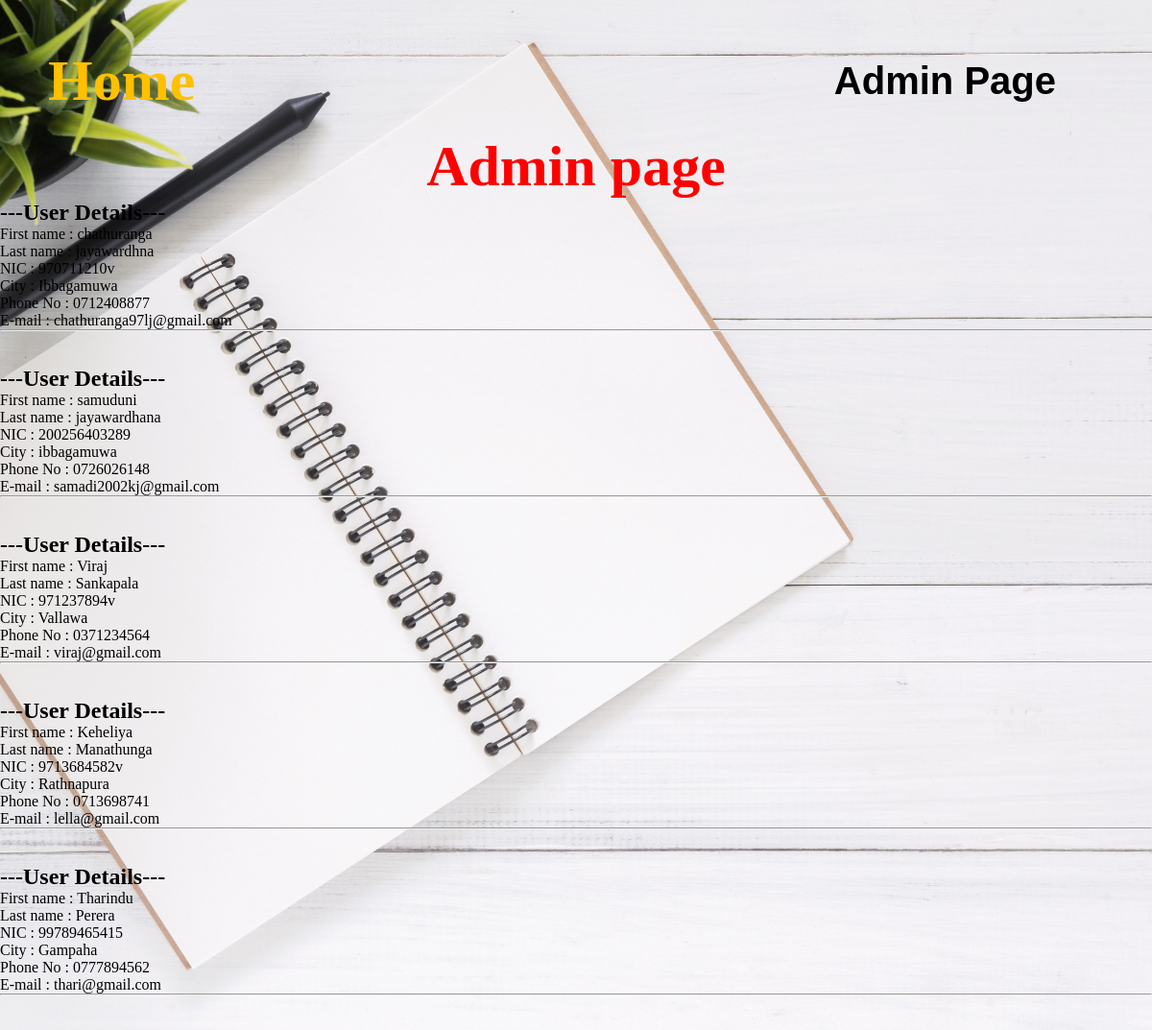
Page /member_list/m_list.php on the committed database.
### tables this page shows
CREATE TABLE IF NOT EXISTS `register` (
  `id` int NOT NULL AUTO_INCREMENT,
  `f_name` text NOT NULL,
  `l_name` text NOT NULL,
  `nic` varchar(20) NOT NULL,
  `city` text NOT NULL,
  `con_no` varchar(10) NOT NULL,
  `email` varchar(50) NOT NULL,
  `password` varchar(20) NOT NULL,
  `con_password` varchar(20) NOT NULL,
  PRIMARY KEY (`id`)
);

### member_list/m_list.php (the view, shortened to what this page needs)
<?php
$host = "localhost";
$user = "root";
$password = "";
$dbname = "test1";
$con = mysqli_connect($host, $user, $password, $dbname);
    $sql = "SELECT f_name, l_name, nic, city, con_no, email FROM register";
    $result = mysqli_query($con, $sql);
?>
<!DOCTYPE html>
<html lang="en">
<head>
    <link rel="stylesheet" href="m_list.css">
</head>
<body>
    <div class="full-page">
        <div class="navbar">
            <div>
                <a id='home' href="../home.php">Home</a>
            </div>
            <nav>
                <ul id="MenuItems">
                    <li><a>Admin Page</a></li>
                </ul>
            </nav>
        </div>
        <div id="heading">
            <h1>Admin page</h1>
        </div>
        <?php
        if (mysqli_num_rows($result) > 0) {
            while($row = mysqli_fetch_assoc($result)) {
                ?>
                <div>
                    <div id='details'>
                        <h2>---User Details---</h2>
                        <span>First name :</span> <?php echo $row['f_name']; ?><br>
                        <span>Last name :</span> <?php echo $row['l_name']; ?><br>
                        <span>NIC :</span> <?php echo $row['nic']; ?><br>
                        <span>City :</span> <?php echo $row['city']; ?><br>
                        <span>Phone No :</span> <?php echo $row['con_no']; ?><br>
                        <span>E-mail :</span> <?php echo $row['email']; ?><br><hr><br><br>
                    </div>
                </div>
                <?php
            }
          }
        ?>
    </div>
</body>
</html>

### member_list/m_list.css (style rules this page uses)
* { margin: 0; padding: 0; box-sizing: border-box; }
.full-page { height: 100%; width: 100%; background-image: url(../img/bg6.jpg); background-position: center; background-size: cover; position: absolute; }
.navbar { display: flex; align-items: center; padding: 20px; padding-left: 50px; padding-right: 30px; padding-top: 50px; }
nav { flex: 1; text-align: right; }
nav ul { display: inline-block; list-style: none; }
nav ul li { display: inline-block; margin-right: 70px; }
nav ul li a { text-decoration: none; color: black; font-family: sans-serif; }
a { text-decoration: none; font-size: 40px; font-weight: bolder; }
#home { color: rgb(255, 192, 1); font-size: 60px; }
#heading { text-align: center; font-size: 30px; color: red; }

### rows in the picture
register: f_name "chathuranga", l_name "jayawardhna", nic "970711210v", city "Ibbagamuwa", con_no "0712408877", email "chathuranga97lj@gmail.com"
register: f_name "samuduni", l_name "jayawardhana", nic "200256403289", city "ibbagamuwa", con_no "0726026148", email "samadi2002kj@gmail.com"
register: f_name "Viraj", l_name "Sankapala", nic "971237894v", city "Vallawa", con_no "0371234564", email "viraj@gmail.com"
register: f_name "Keheliya", l_name "Manathunga", nic "9713684582v", city "Rathnapura", con_no "0713698741", email "lella@gmail.com"
register: f_name "Tharindu", l_name "Perera", nic "99789465415", city "Gampaha", con_no "0777894562", email "thari@gmail.com"
